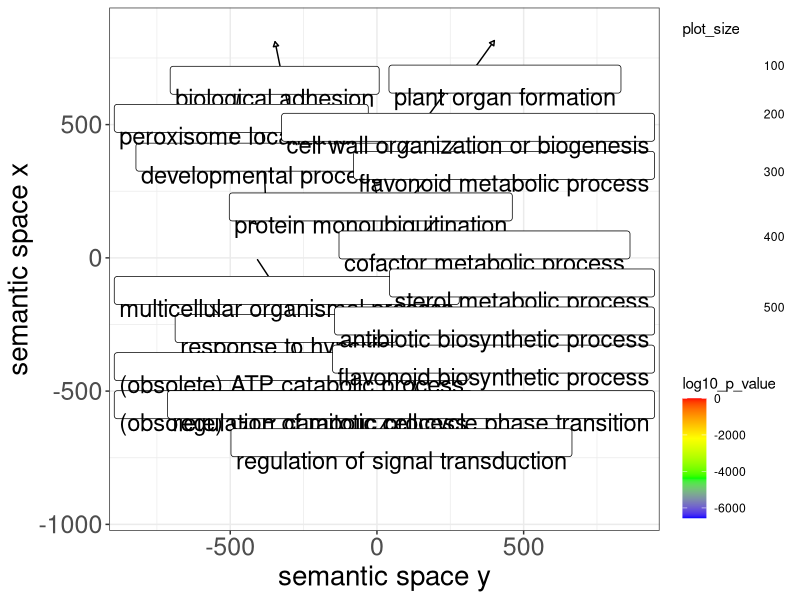
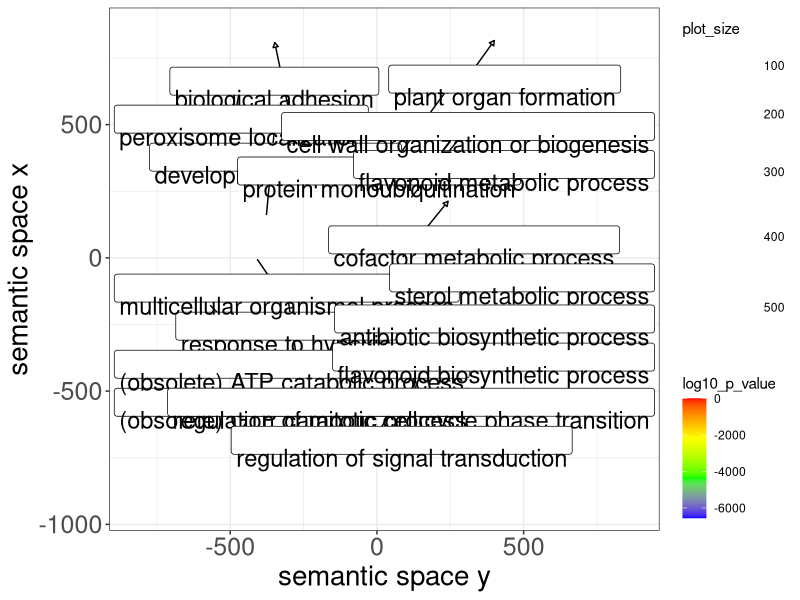

Write R code to recreate these figures, in order.
setwd("/Volumes/Samsung_T5/03.circRNA/CircRNAVersion3/03.process/07.Sponge/")

# A plotting R script produced by the REVIGO server at http://revigo.irb.hr/
# If you found REVIGO useful in your work, please cite the following reference:
# Supek F et al. "REVIGO summarizes and visualizes long lists of Gene Ontology
# terms" PLoS ONE 2011. doi:10371/journal.pone.0021800


# --------------------------------------------------------------------------
# If you don't have the ggplot2 package installed, uncomment the following line:
# install.packages( "ggplot2" );
library( ggplot2 );
# --------------------------------------------------------------------------
# If you don't have the scales package installed, uncomment the following line:
# install.packages( "scales" );
library( scales );
library(ggrepel)

# --------------------------------------------------------------------------
# Here is your data from REVIGO. Scroll down for plot configuration options.

revigo.names <- c("term_ID","description","frequency_%","plot_X","plot_Y","plot_size","log10_p_value","uniqueness","dispensability");
revigo.data <- rbind(c("GO:0000003","reproduction", 069,-105, 049, 494,-1399,1.000,0.000),
c("GO:0001666","response to hypoxia", 0.049,-263,-460, 302,-2616,049,0.000),
c("GO:0006184","(obsolete) GTP catabolic process", 043,-571,-175, 454,-2695,093,0.000),
c("GO:0006200","(obsolete) ATP catabolic process", 043,-410,-2.058, 454,-3925,093,0.000),
c("GO:0007155","cell adhesion", 044,-3.064, 106, 444,-5002,093,0.000),
c("GO:0022610","biological adhesion", 050,-280, 447, 449,-5002,093,0.000),
c("GO:0032501","multicellular organismal process", 273,-447, 165, 583,-1055,093,0.000),
c("GO:0032502","developmental process", 212,-377, 157, 557,-1195,093,0.000),
c("GO:0040007","growth", 017, 097, 083, 409,-4208,093,0.000),
c("GO:0060151","peroxisome localization", 0.001,-507, 383, 103,-2428,046,0.000),
c("GO:1901990","regulation of mitotic cell cycle phase transition", 058, 156,-654, 408,-6101,026,0.000),
c("GO:1905393","plant organ formation", 0.009, 302, 665, 3.054,-6556,027,0.000),
c("GO:0006513","protein monoubiquitination", 0.016,-0.058, 235, 318,-4586,012,0.021),
c("GO:0009812","flavonoid metabolic process", 0.018, 115, 224, 355,-1006,077,0.026),
c("GO:0071554","cell wall organization or biogenesis", 050, 076, 387, 5.086,-3628,061,0.029),
c("GO:0050665","hydrogen peroxide biosynthetic process", 0.003,-282, 061, 226,-3078,046,0.031),
c("GO:0051186","cofactor metabolic process", 385, 086, 0.082, 509,-2594,042,0.050),
c("GO:0016125","sterol metabolic process", 006, 583, 1.093, 435,-3782,061,0.061),
c("GO:0072593","reactive oxygen species metabolic process", 082,-014, 107, 458,-1181,053,0.065),
c("GO:0009813","flavonoid biosynthetic process", 0.016,-154,-187, 317,-1072,065,0.082),
c("GO:0017000","antibiotic biosynthetic process", 0.028,-0.064,-220, 360,-1362,047,0.093),
c("GO:0042732","D-xylose metabolic process", 0.014, 537, 122, 353,-2125,097,000),
c("GO:0046274","lignin catabolic process", 0.010, 325,-254, 316,-2702,059,019),
c("GO:0016049","cell growth", 053, 736,-4.077, 494,-4318,060,045),
c("GO:0006928","movement of cell or subcellular component", 073, 523,-282, 5.097,-3729,060,069),
c("GO:0007018","microtubule-based movement", 087, 570,-393, 467,-2529,051,078),
c("GO:0030029","actin filament-based process", 098, 512,-210, 408,-3747,070,084),
c("GO:0009914","hormone transport", 0.074,-6.047,-333, 380,-2441,088,085),
c("GO:0007059","chromosome segregation", 076, 645,-312, 486,-3077,068,087),
c("GO:0007017","microtubule-based process", 058, 676,-335, 427,-3.0177,065,094),
c("GO:0006275","regulation of DNA replication", 016,-012,-772, 472,-2.0635,010,005),
c("GO:0044089","positive regulation of cellular component biogenesis", 093,-088,-783, 494,-4841,075,008),
c("GO:0032970","regulation of actin filament-based process", 079, 137,-717, 462,-3547,047,012),
c("GO:0046653","tetrahydrofolate metabolic process", 051, 692,-287, 408,-2529,019,016),
c("GO:0098661","inorganic anion transmembrane transport", 070,-659, 248, 480,-2244,055,028),
c("GO:0016197","endosomal transport", 031,-634, 204, 425,-2271,058,038),
c("GO:0007034","vacuolar transport", 033,-685, 256, 431,-1844,058,039),
c("GO:0042558","pteridine-containing compound metabolic process", 097, 336,-271, 404,-1082,020,050),
c("GO:0048193","Golgi vesicle transport", 097,-573, 287, 481,-1353,056,056),
c("GO:0048518","positive regulation of biological process", 144,-2.096,-773, 550,-2855,048,057),
c("GO:0006730","one-carbon metabolic process", 028, 711,-2.013, 425,-2.0672,045,074),
c("GO:0043085","positive regulation of catalytic activity", 018,-253,-706, 5.021,-2701,019,085),
c("GO:0016192","vesicle-mediated transport", 1.085,-7.021, 276, 544,-1718,052,089),
c("GO:0046777","protein autophosphorylation", 0.077,-004, 234, 393,-1101,088,097),
c("GO:0009966","regulation of signal transduction", 057,-2.079,-666, 5.041,-2516,054,000),
c("GO:0009817","defense response to fungus, incompatible interaction", 0.002,-306,-419, 201,-2669,063,023),
c("GO:0065008","regulation of biological quality", 395,-150,-761, 539,-1469,045,039),
c("GO:0016122","xanthophyll metabolic process", 0.002, 688, 109, 265,-3.0691,077,063),
c("GO:0006544","glycine metabolic process", 021, 700,-112, 452,-2420,036,066),
c("GO:0006611","protein export from nucleus", 0.020,-663, 307, 399,-2.0175,017,071),
c("GO:0042133","neurotransmitter metabolic process", 0.006,-318,-635, 203,-1023,063,087),
c("GO:0031408","oxylipin biosynthetic process", 0.007, 708,-0.085, 241,-1987,044,093),
c("GO:0009734","auxin-activated signaling pathway", 0.035,-213,-653, 349,-2.0317,004,098),
c("GO:0007010","cytoskeleton organization", 086, 254,-139, 5.004,-3599,003,005),
c("GO:0046688","response to copper ion", 0.020,-293,-487, 303,-1652,058,009),
c("GO:0005985","sucrose metabolic process", 0.017, 480,-084, 327,-1920,073,011),
c("GO:0048444","floral organ morphogenesis", 0.003, 286, 655, 282,-5508,043,016),
c("GO:0009606","tropism", 0.006,-413,-417, 284,-1459,063,016),
c("GO:0010090","trichome morphogenesis", 0.003, 461, 400, 217,-4.0044,076,017),
c("GO:0051028","mRNA transport", 0.075,-600, 384, 386,-1632,024,031),
c("GO:0009880","embryonic pattern specification", 0.025, 293, 620, 313,-2115,069,038),
c("GO:0001505","regulation of neurotransmitter levels", 0.055,-373,-751, 348,-1023,066,044),
c("GO:0090627","plant epidermal cell differentiation", 0.007, 473, 527, 258,-1650,064,045),
c("GO:0021700","developmental maturation", 0.074, 324, 651, 377,-2.0725,083,054),
c("GO:0098727","maintenance of cell number", 0.036, 3.067, 607, 360,-2.0154,026,058),
c("GO:0097435","supramolecular fiber organization", 045, 565,-470, 446,-2371,067,063),
c("GO:0031503","protein complex localization", 0.062,-613, 303, 399,-1922,042,065),
c("GO:0044706","multi-multicellular organism process", 0.067, 048, 701, 333,-1779,095,069),
c("GO:0019827","stem cell population maintenance", 0.035, 337, 687, 351,-2.0154,073,084),
c("GO:0019439","aromatic compound catabolic process", 164, 231,-445, 574,-1927,019,085),
c("GO:0006464","cellular protein modification process", 726,-075,-185, 596,-1142,076,085),
c("GO:0009555","pollen development", 0.019, 318, 684, 382,-1319,079,086),
c("GO:0008202","steroid metabolic process", 061, 575, 1.024, 415,-2492,078,086),
c("GO:0006403","RNA localization", 018,-6.024, 372, 479,-1969,040,087),
c("GO:0090066","regulation of anatomical structure size", 016,-352,-786, 444,-1731,053,090),
c("GO:0031407","oxylipin metabolic process", 0.007, 711,-0.015, 261,-1711,053,090),
c("GO:0071166","ribonucleoprotein complex localization", 0.097,-602, 351, 4.094,-1922,034,092));

one.data <- data.frame(revigo.data);
names(one.data) <- revigo.names;
one.data <- one.data [(one.data$plot_X != "null" & one.data$plot_Y != "null"), ];
one.data$plot_X <- as.numeric( as.character(one.data$plot_X) );
one.data$plot_Y <- as.numeric( as.character(one.data$plot_Y) );
one.data$plot_size <- as.numeric( as.character(one.data$plot_size) );
one.data$log10_p_value <- as.numeric( as.character(one.data$log10_p_value) );
one.data$frequency <- as.numeric( as.character(one.data$frequency) );
one.data$uniqueness <- as.numeric( as.character(one.data$uniqueness) );
one.data$dispensability <- as.numeric( as.character(one.data$dispensability) );
#head(one.data);


# --------------------------------------------------------------------------
# Names of the axes, sizes of the numbers and letters, names of the columns,
# etc. can be changed below

p1 <- ggplot( data = one.data );
p1 <- p1 + geom_point( aes( plot_X, plot_Y, colour = log10_p_value, size = plot_size), alpha = I(0) ) + scale_size_area();
p1 <- p1 + scale_colour_gradientn( colours = c("blue", "green", "yellow", "red"), limits = c( min(one.data$log10_p_value), 0) );
p1 <- p1 + geom_point( aes(plot_X, plot_Y, size = plot_size), shape = 21, fill = "transparent", colour = I (alpha ("black", 0) )) + scale_size_area();
p1 <- p1 + scale_size( range=c(5, 20)) + theme_bw(); # + scale_fill_gradientn(colours = heat_hcl(7), limits = c(-300, 0) );
ex <- one.data [ one.data$dispensability < 05, ]; 
p1 <- p1 + geom_label_repel( data = ex, 
                             aes(plot_X, plot_Y, label = description), 
                             colour = I(alpha("black", 05)), 
                             arrow = arrow(length = unit(0.01, "npc"), type = "closed", ends = "first"),
                             size = 6,vjust = -3);
p1 <- p1 + labs (y = "semantic space x", x = "semantic space y");
p1 <- p1 + theme(legend.key = element_blank()) ;
one.x_range = max(one.data$plot_X) - min(one.data$plot_X);
one.y_range = max(one.data$plot_Y) - min(one.data$plot_Y);
p1 <- p1 + xlim(min(one.data$plot_X)-one.x_range/10,max(one.data$plot_X)+one.x_range/10);
p1 <- p1 + ylim(min(one.data$plot_Y)-one.y_range/10,max(one.data$plot_Y)+one.y_range/10);

p1 <- p1 + theme(axis.title = element_text(size = 20),
                 axis.text = element_text(size = 18))

# --------------------------------------------------------------------------
# Output the plot to screen

p1;

# Uncomment the line below to also save the plot to a file.
# The file type depends on the extension (default=pdf).

ggsave("./sim.BP.pdf",plot = p1,width = 10,height = 10,dpi = 300);

